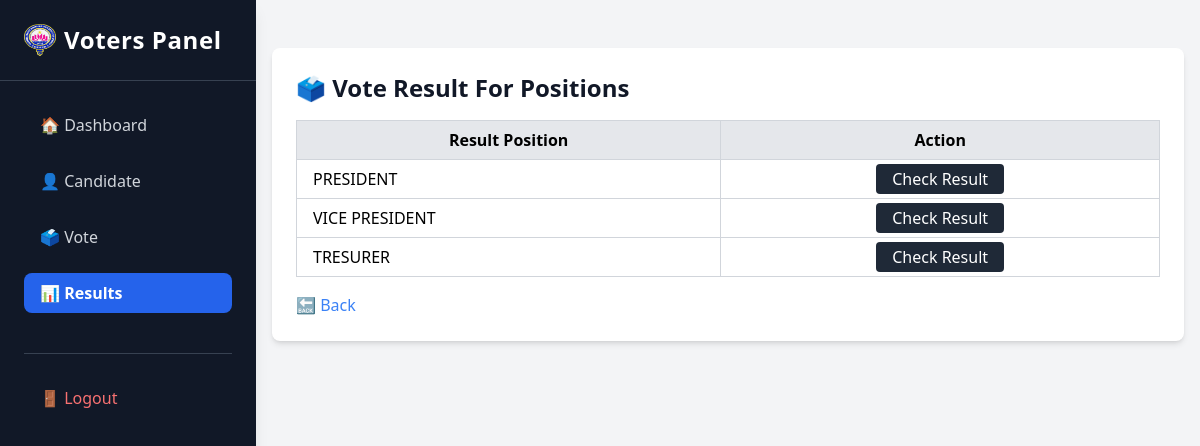
The page /results/ (signed in) on the database its author committed.
### maaun/models.py (models this page shows, shortened)
class Position(models.Model):
    name = models.CharField(max_length=100)
    election = models.ForeignKey(Election, on_delete=models.CASCADE, related_name="positions")
    class Meta:
        unique_together = ('name', 'election')  # Prevents duplicate positions under the same election

### maaun/views.py (the view)
# urls.py: path('results/', views.results, name='results'),
@voter_login_required
def results(request):
    positions = Position.objects.all()
    context = {
        'positions': positions,
    }
    return render(request, 'maaun/results.html', context)

### maaun/views.py (called while the page is built)
def voter_login_required(view_func):
    @wraps(view_func)
    def _wrapped_view(request, *args, **kwargs):
        if "voter_id" not in request.session:
            return redirect("my-login")
        return view_func(request, *args, **kwargs)
    return _wrapped_view

### maaun/templates/maaun/results.html (shortened to what this page needs)
{%load static%}
<html lang="en">
<head>
    <script src="https://cdn.tailwindcss.com"></script>
</head>
<body class="bg-gray-100">
    <div class="flex">
        {% include 'maaun/v-Sidebar.html' %}
        <main class="lg:ml-64 p-4 w-full">
            <div class="mt-8 bg-white shadow-md rounded-lg p-6">
                <h2 class="text-2xl font-bold text-gray-900">🗳️ Vote Result For Positions</h2>
                <table class="w-full mt-4 border-collapse border border-gray-300">
                    <thead>
                        <tr class="bg-gray-200">
                            <th class="border border-gray-300 px-4 py-2">Result Position</th>
                            <th class="border border-gray-300 px-4 py-2 text-center">Action</th>
                        </tr>
                    </thead>
                    <tbody>
                        {% for position in positions %}
                        <tr class="hover:bg-gray-100">
                            <td class="border border-gray-300 px-4 py-2">{{ position.name|upper }}</td>
                            <td class="border border-gray-300 px-4 py-2 text-center">
                                <a href="{% url 'results_detail' position_id=position.id %}" class="bg-gray-800 text-white px-4 py-1 rounded hover:bg-blue-700">
                                    Check Result
                                </a>
                            </td>
                        </tr>
                        {% empty %}
                        <tr>
                            <td colspan="3" class="text-gray-500 text-center py-4">No Result available.</td>
                        </tr>
                        {% endfor %}
                    </tbody>
                </table>
                <a href="{% url 'v-dashboard' %}" class="block mt-4 text-blue-500 hover:underline">🔙 Back</a>
            </div>
        </main>
    </div>
</body>
</html>

### rows shown on the page
Position: name "PRESIDENT"
Position: name "VICE PRESIDENT"
Position: name "TRESURER"
